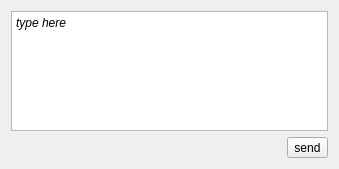
<?xml version="1.0" encoding="UTF-8"?>
<ui version="4.0">
 <class>NewPostClass</class>
 <widget class="QWidget" name="NewPostClass">
  <property name="geometry">
   <rect>
    <x>0</x>
    <y>0</y>
    <width>339</width>
    <height>169</height>
   </rect>
  </property>
  <property name="windowTitle">
   <string>Form</string>
  </property>
  <layout class="QVBoxLayout" name="verticalLayout">
   <item>
    <widget class="QTextEdit" name="textEdit">
     <property name="sizePolicy">
      <sizepolicy hsizetype="Expanding" vsizetype="MinimumExpanding">
       <horstretch>0</horstretch>
       <verstretch>0</verstretch>
      </sizepolicy>
     </property>
     <property name="minimumSize">
      <size>
       <width>0</width>
       <height>100</height>
      </size>
     </property>
     <property name="maximumSize">
      <size>
       <width>16777215</width>
       <height>150</height>
      </size>
     </property>
     <property name="html">
      <string>&lt;!DOCTYPE HTML PUBLIC &quot;-//W3C//DTD HTML 4.0//EN&quot; &quot;http://www.w3.org/TR/REC-html40/strict.dtd&quot;&gt;
&lt;html&gt;&lt;head&gt;&lt;meta name=&quot;qrichtext&quot; content=&quot;1&quot; /&gt;&lt;style type=&quot;text/css&quot;&gt;
p, li { white-space: pre-wrap; }
&lt;/style&gt;&lt;/head&gt;&lt;body style=&quot; font-family:'Ubuntu'; font-size:9pt; font-weight:400; font-style:normal;&quot;&gt;
&lt;p style=&quot; margin-top:0px; margin-bottom:0px; margin-left:0px; margin-right:0px; -qt-block-indent:0; text-indent:0px;&quot;&gt;&lt;span style=&quot; font-style:italic;&quot;&gt;type here&lt;/span&gt;&lt;/p&gt;&lt;/body&gt;&lt;/html&gt;</string>
     </property>
    </widget>
   </item>
   <item>
    <layout class="QHBoxLayout" name="horizontalLayout_2">
     <item>
      <spacer name="horizontalSpacer">
       <property name="orientation">
        <enum>Qt::Horizontal</enum>
       </property>
       <property name="sizeHint" stdset="0">
        <size>
         <width>40</width>
         <height>20</height>
        </size>
       </property>
      </spacer>
     </item>
     <item>
      <widget class="QToolButton" name="sendToolButton">
       <property name="text">
        <string>send</string>
       </property>
      </widget>
     </item>
    </layout>
   </item>
  </layout>
 </widget>
 <resources/>
 <connections/>
</ui>
